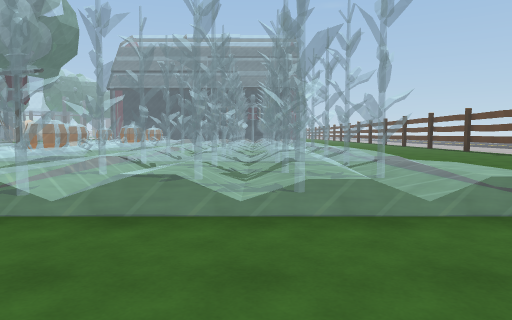
View 1 (above)

22 first-person views from a walk through a 3-D level made in the Unity game engine. The camera is 1.3 m above the floor, tilts 4° down and sees 70° across. The floor is counted in squares, 2 m on a side. Each view is taken from the middle of a square. On the plan, view 1 faces up. The plan holds only what a view shows up to about 11 squares ahead; the rest is blank. The place goes on beyond the plan. The player character is not drawn. Some surface patterns are stand-ins.

View 2
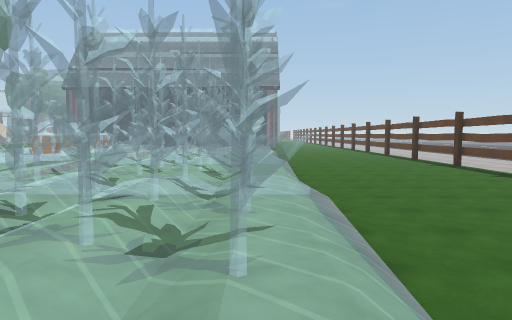

View 3
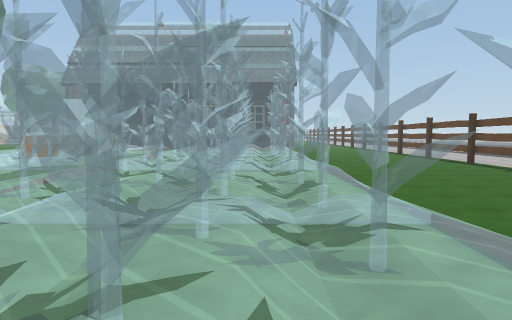

View 4
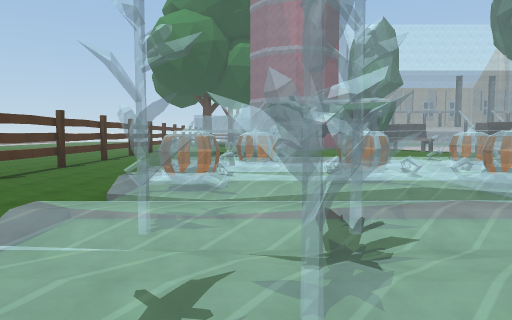

View 5
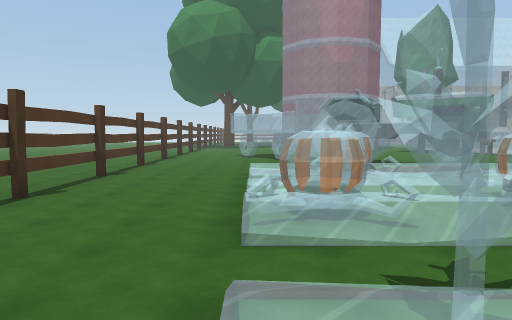

View 6
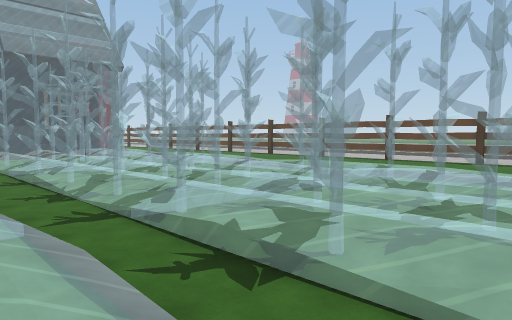

View 7
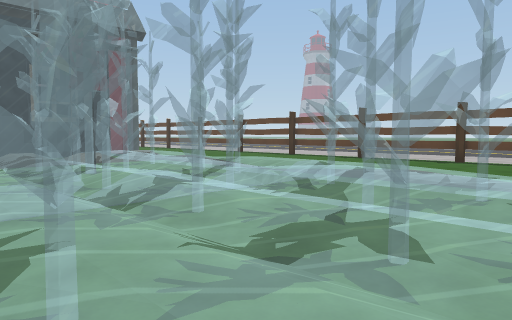

View 8
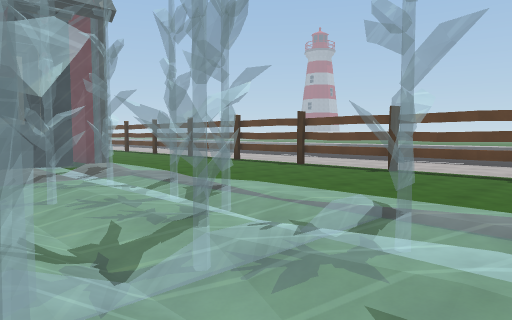

View 9
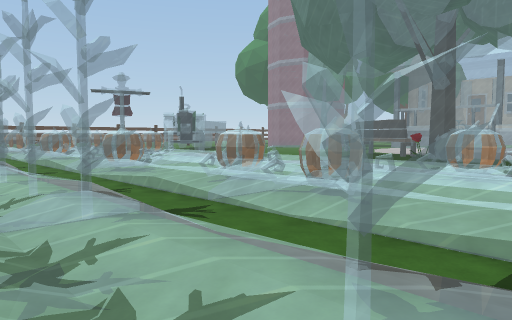

View 10
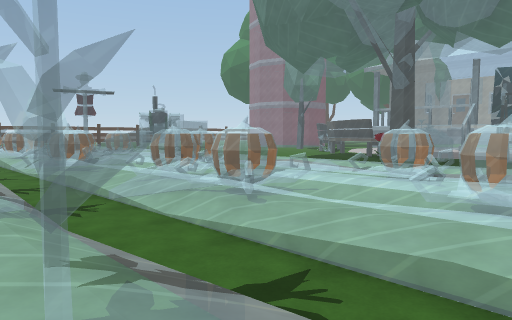

View 11
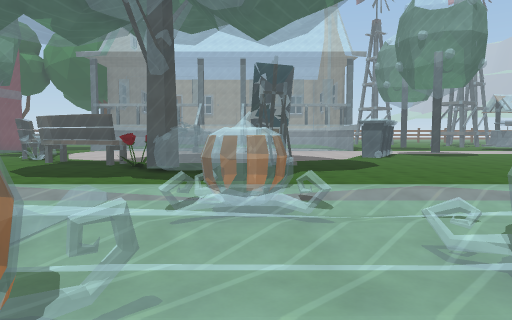

View 12
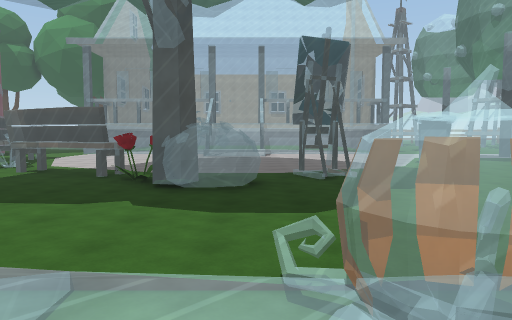

View 13
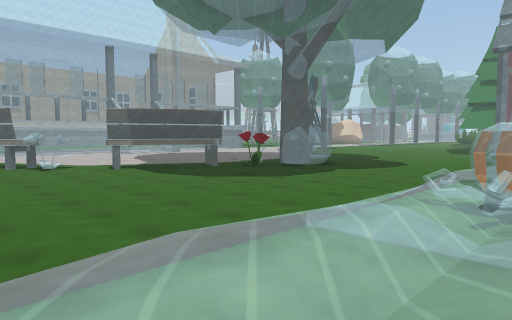

View 14
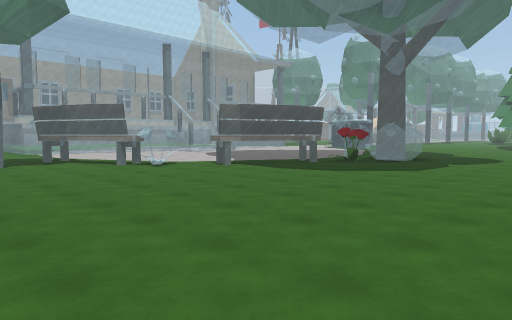

View 15
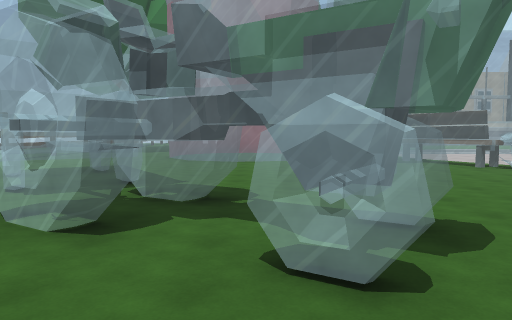

View 16
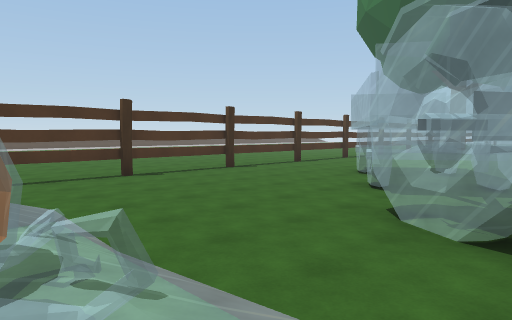

View 17
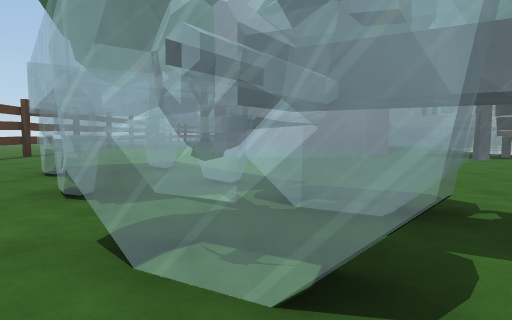

View 18
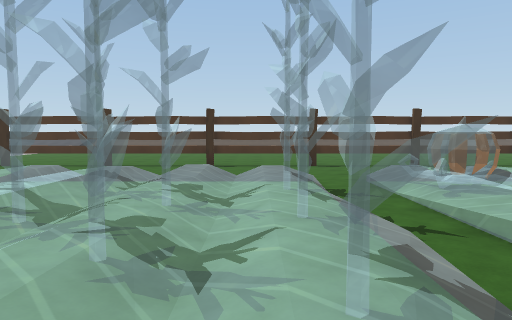

View 19
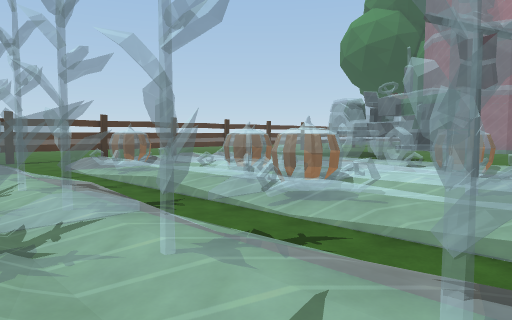

View 20
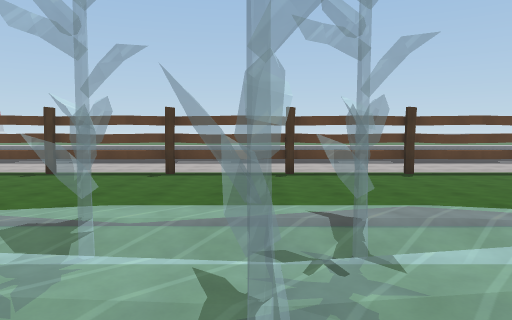

View 21
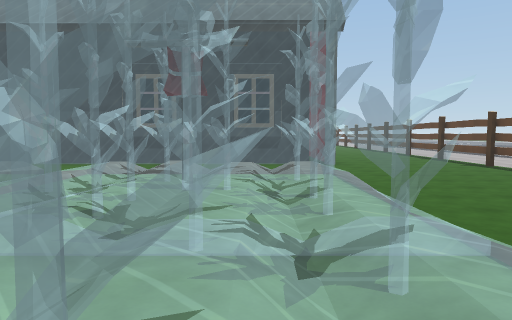

View 22
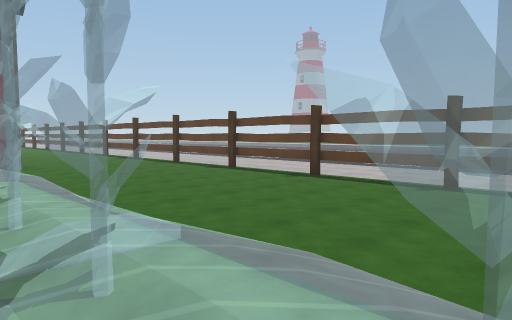

### Floor plan
Key: @ floor where view 1 was taken; # wall or solid block; . main floor; : floor 0.25 m higher than the main floor; + floor 0.5 m higher than the main floor; * floor 0.75 m higher than the main floor; / step, stairs or slope; = window, fence, low wall or low ledge; T thing the floor can be seen under or through; O other object.
Columns run from 22 left of view 1 to 8 right of it. Each row starts with its distance up from view 1.
 30       ..               ===..
 29       ....       ..     ......#
 28      ......      ..     ......#
 27       ....../    /////////....#
 26    .........//   ////+//*/....#
 25    .........///O//////////....#
 24    ..= .....///////://:*+/....#
 23    ...=.....==///////+////....#
 22    ........./=+==*///+//*/....#
 21    .... ....///////:///+*/....#
 20    .  O#..../////////+//*/....#
 19    ..==O....///==//+///*//....#
 18    ..=....../=///////+//+/....#
 17    .. ....../=//////+//+//....#
 16   ...=....../= //=///+//*/....#
 15  ..=......../// /=/:///+*/....#
 14  ===........///  ////+//*/....#
 13 .=..........//   +//+//*//....#
 12 .. ........./////////+//+/....#
 11 ............/O==////+//+//....#
 10 ............/=+/==///+//*/....#
  9 =........ = ////////////*/....#
  8 =.......... ///==*/+///+*/... #
  7 #=......O# .///OO+///+////..
  6 =...... = ..///////:///*+/.
  5 ......==.O../O///////+////.
  4 ....====....////==// /:/*/
  3 ....==....../////=////////
  2 .........................
  1 .........................
  0 .... .................@.....
 -1 ##   ##TTTTTTTTTT###########
 -2        ........
 -3         ......
 -4          ...
 -5           ..

Where each view was taken, in squares from view 1:
view 1: 0 up, 0 right, facing up
view 2: 3 up, 2 right, facing up
view 3: 5 up, 1 right, facing up
view 4: 5 up, 1 right, facing left
view 5: 3 up, 1 left, facing left
view 6: 11 up, 5 left, facing up-right
view 7: 17 up, 3 left, facing up-right
view 8: 19 up, 1 left, facing up-right
view 9: 25 up, 1 left, facing down-left
view 10: 26 up, 2 left, facing down-left
view 11: 23 up, 5 left, facing left
view 12: 22 up, 8 left, facing left
view 13: 12 up, 8 left, facing up-left
view 14: 10 up, 10 left, facing up-left
view 15: 8 up, 9 left, facing left
view 16: 7 up, 9 left, facing down-left
view 17: 6 up, 11 left, facing left
view 18: 10 up, 2 left, facing down
view 19: 13 up, 1 left, facing down-left
view 20: 15 up, 1 left, facing right
view 21: 18 up, 1 right, facing up
view 22: 18 up, 1 right, facing up-right
